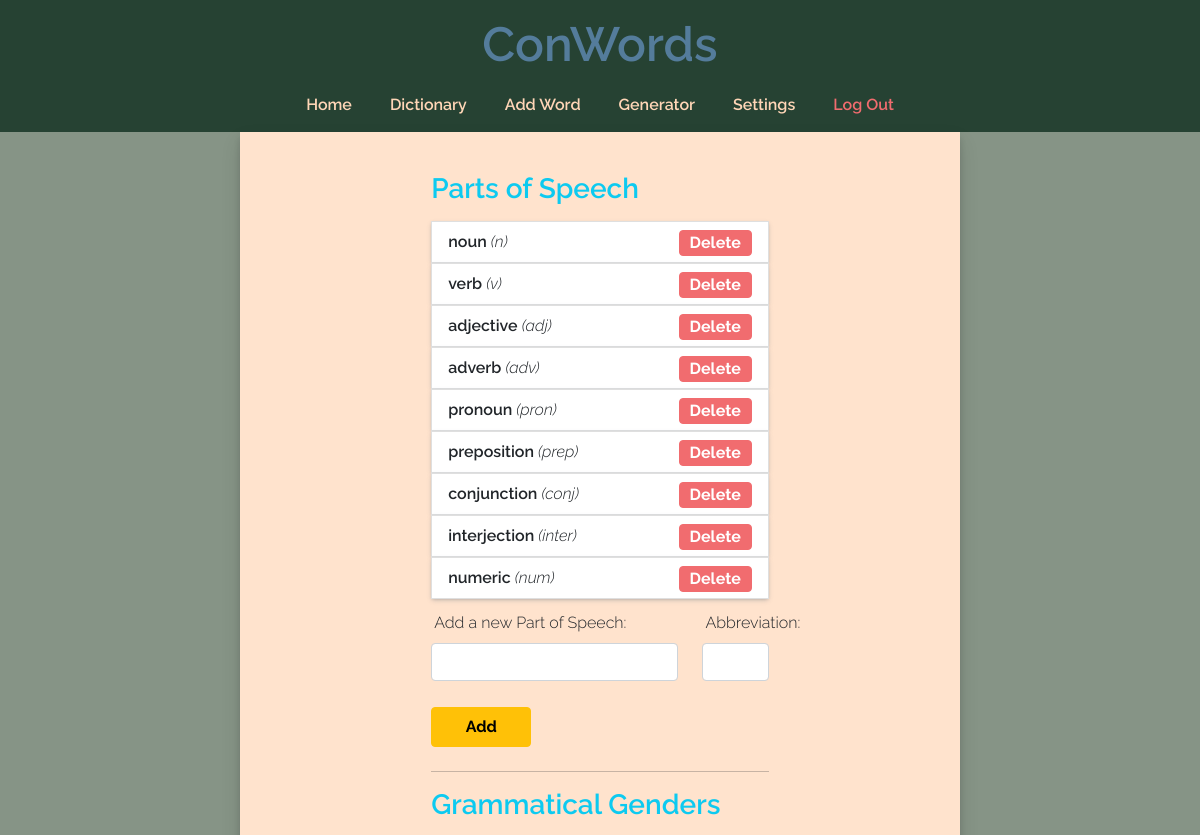
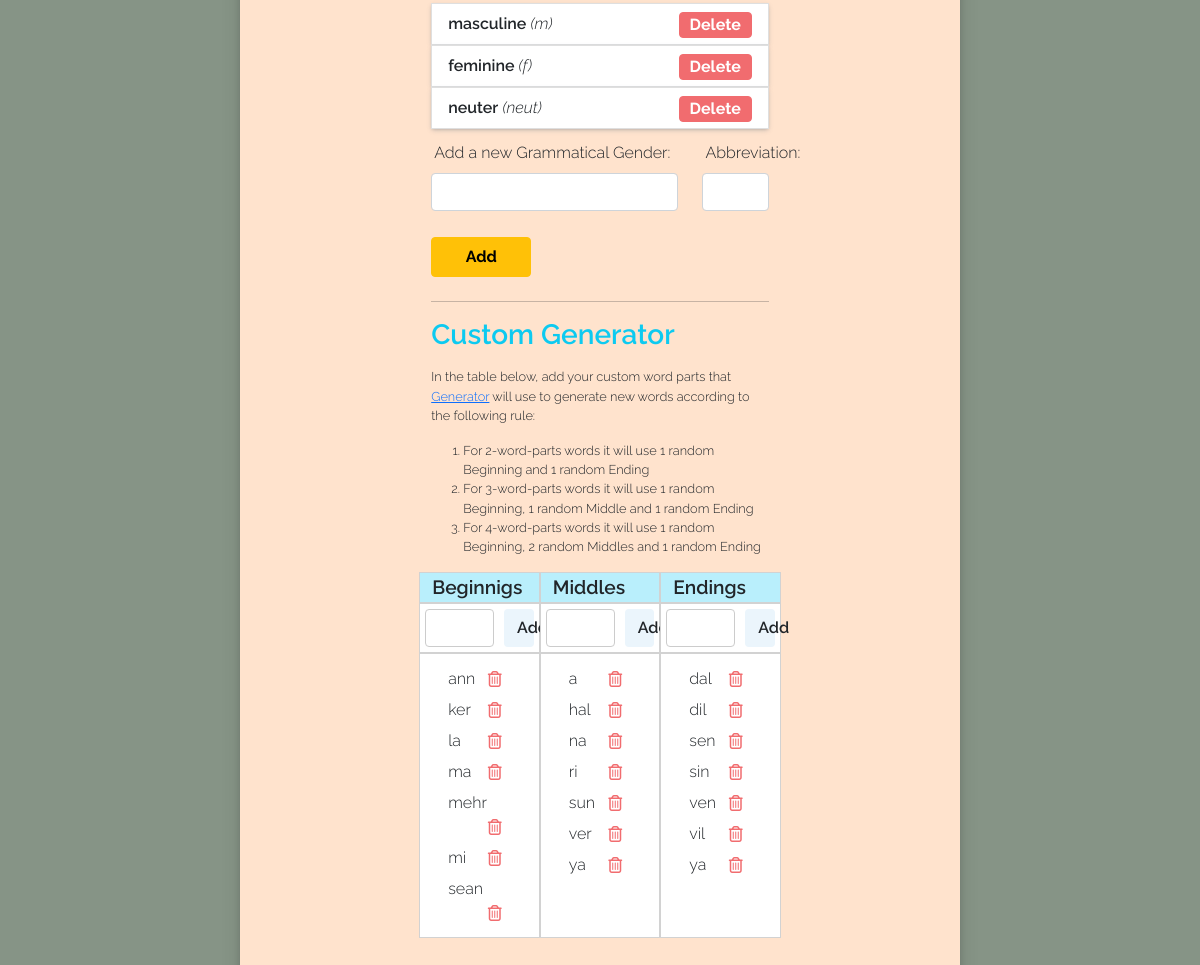
The app's page /settings (signed in) with its own data (2 pictures, top to bottom).
### tables this page shows
CREATE TABLE parts_of_speech (
id INTEGER NOT NULL PRIMARY KEY AUTOINCREMENT,
part_of_speech TEXT NOT NULL,
abbreviation TEXT,
user_id INTEGER NOT NULL,
FOREIGN KEY(user_id) REFERENCES users(id)
);

CREATE TABLE grammatical_genders (
id INTEGER NOT NULL PRIMARY KEY AUTOINCREMENT,
grammatical_gender TEXT NOT NULL,
abbreviation TEXT,
user_id INTEGER NOT NULL,
FOREIGN KEY(user_id) REFERENCES users(id)
);

CREATE TABLE user_word_parts (
user_id INTEGER NOT NULL,
position_id INTEGER NOT NULL,
word_part TEXT NOT NULL,
FOREIGN KEY(user_id) REFERENCES users(id),
FOREIGN KEY(position_id) REFERENCES positions(id)
);

### app.py (the view, shortened to what this page needs)
@app.route("/settings", methods=["GET", "POST"])
@login_required
def settings():
    db = get_db()
    pos_list_empty = 0
    gram_list_empty = 0
    pos_list = db.execute("SELECT part_of_speech, abbreviation FROM parts_of_speech WHERE user_id = ?;", (session["user_id"],)).fetchall()
    gram_gender_list = db.execute("SELECT grammatical_gender, abbreviation FROM grammatical_genders WHERE user_id = ?;", (session["user_id"], )).fetchall()
    if len(pos_list) == 0:
        pos_list_empty = 1
        pos_placeholder = "Parts of Speech have not been defined yet"
    else:
        pos_list_empty = 0
        pos_placeholder = ""
    if len(gram_gender_list) == 0:
        gram_list_empty = 1
        gram_placeholder = "Grammatical Genders have not been defined yet"
    else:
        gram_list_empty = 0
        gram_placeholder = ""
    beginnings_empty = 0
    middles_empty = 0
    endings_empty = 0
    beginnings = db.execute("SELECT word_part FROM user_word_parts WHERE position_id = ? AND user_id = ? ORDER BY word_part;", (1, session["user_id"],)).fetchall()
    beginnings_length = len(beginnings)
    middles = db.execute("SELECT word_part FROM user_word_parts WHERE position_id = ? AND user_id = ? ORDER BY word_part;", (2, session["user_id"],)).fetchall()
    middles_length = len(middles)
    endings = db.execute("SELECT word_part FROM user_word_parts WHERE position_id = ? AND user_id = ? ORDER BY word_part;", (3, session["user_id"],)).fetchall()
    endings_length = len(endings)
    db.close()
    return render_template("settings.html", pos_list=pos_list, gram_gender_list=gram_gender_list, pos_placeholder=pos_placeholder, gram_placeholder=gram_placeholder, pos_list_empty=pos_list_empty, gram_list_empty=gram_list_empty, beginnings=beginnings, middles=middles, endings=endings, beginnings_length=beginnings_length, middles_length=middles_length, endings_length=endings_length)

### app.py (called while the page is built)
@app.after_request
def after_request(response):
    response.headers["Cache-Control"] = "no-cache, no-store, must-revalidate"
    response.headers["Expires"] = 0
    response.headers["Pragma"] = "no-cache"
    return response

### helpers.py (called while the page is built)
def get_db():
    connection = sqlite3.connect("conlang.db")
    return connection

def login_required(f):
    @wraps(f)
    def decorated_function(*args, **kwargs):
        if session.get("user_id") is None:
            return redirect("/login")
        return f(*args, **kwargs)
    return decorated_function

### templates/settings.html (shortened to what this page needs)
{% extends "layout.html" %}
{% block main %}
<div class="maininfo">
    <h3 class="text-info mb-3"><b>Parts of Speech</b></h3>
    <ul class="list-group">
        {% if pos_list_empty == 1 %}
        <li class="list-group-item error">{{ pos_placeholder }}</li>
        {% else %}
            {% for part_of_speech in pos_list %}
                <form action="/settings" method="post">
                    <li class="list-group-item list-item-tag"><b>{{ part_of_speech[0] }}</b> <i>({{ part_of_speech[1] }})</i>
                        <div class="right">
                            <button type="submit" class="btn btn-danger btn-list delete">Delete</button>
                        </div>
                    </li>
                </form>
            {% endfor %}
        {% endif %}
    </ul>
    <form action="/settings" method="post">
        <div class="mb-3 containter">
            <div class="row">
                <div class="col-9">
                    <label for="inputPartOfSpeech" class="form-label">Add a new Part of Speech:</label>
                </div>
                <div class="col-3">
                    <label for="inputPOSAbbreviation" class="form-label">Abbreviation:</label>
                </div>
            </div>
            <div class="row">
                <div class="col-9">
                    <input id="inputPartOfSpeech" name="partOfSpeech" class="form-control" required>
                </div>
                <div class="col-3">
                    <input id="inputPOSAbbreviation" name="partOfSpeechAbbreviation" class="form-control mb-3" required>
                </div>
            </div>
            <div class="add-btn-div">
                <button class="btn btn-warning mb-2 add-btn-settings" type="submit">Add</button>
            </div>
        </div>
    </form>
    <hr>
    <h3 class="text-info mb-3"><b>Grammatical Genders</b></h3>
    <ul class="list-group">
        {% if gram_list_empty == 1 %}
        <li class="list-group-item error">{{ gram_placeholder }}</li>
        {% else %}
            {% for gram_gender in gram_gender_list %}
                <form action="/settings" method="post">
                    <li class="list-group-item list-item-tag"><b>{{ gram_gender[0] }}</b> <i>({{ gram_gender[1] }})</i>
                        <div class="right">
                            <button type="submit" class="btn btn-danger btn-list delete">Delete</button>
                        </div>
                    </li>
                </form>
            {% endfor %}
        {% endif %}
    </ul>
    <form action="/settings" method="post">
        <div class="mb-3 containter">
            <div class="row">
                <div class="col-9">
                    <label for="inputGrammaticalGender" class="form-label">Add a new Grammatical Gender:</label>
                </div>
                <div class="col-3">
                    <label for="inputGramAbbreviation" class="form-label">Abbreviation:</label>
                </div>
            </div>
            <div class="row">
                <div class="col-9">
                    <input id="inputGrammaticalGender" name="gramGender" class="form-control" required>
                </div>
                <div class="col-3">
                    <input id="inputGramAbbreviation" name="gramGenderAbbreviation" class="form-control mb-3" required>
                </div>
            </div>
            <div class="add-btn-div">
                <button class="btn btn-warning mb-2 add-btn-settings" type="submit">Add</button>
            </div>
        </div>
    </form>
    <hr>
    <h3 class="text-info mb-3"><b>Custom Generator</b></h3>
    <p class="info-small">In the table below, add your custom word parts that <a href="/word-generator">Generator</a> will use to generate new words according to the following rule:
        <ol>
            <li class="info-small">For 2-word-parts words it will use 1 random Beginning and 1 random Ending</li>
            <li class="info-small">For 3-word-parts words it will use 1 random Beginning, 1 random Middle and 1 random Ending</li>
            <li class="info-small">For 4-word-parts words it will use 1 random Beginning, 2 random Middles and 1 random Ending</li>
        </ol>
    </p>
        <div class="containter">
            <div class="row">
                <div class="col my-gen-settings my-gen-header">
                    <b>Beginnigs</b>
                </div>
                <div class="col my-gen-settings my-gen-header">
                    <b>Middles</b>
                </div>
                <div class="col my-gen-settings my-gen-header">
                    <b>Endings</b>
                </div>
            </div>
            <div class="row">
                <div class="col my-gen-settings my-gen-settings-input">
                    <form action="/settings" method="post" class="d-flex">
                        <input class="gen-set-input form-control" name="beginning" autocomplete="off">
                        <button class="gen-set-btn btn right" type="submit"><b>Add</b></button>
                    </form>
                </div>
                <div class="col my-gen-settings my-gen-settings-input">
                    <form action="/settings" method="post" class="d-flex">
                        <input class="gen-set-input form-control" name="middle" autocomplete="off">
                        <button class="gen-set-btn btn right" type="submit"><b>Add</b></button>
                    </form>
                </div>
                <div class="col my-gen-settings my-gen-settings-input">
                    <form action="/settings" method="post" class="d-flex">
                        <input class="gen-set-input form-control" name="ending" autocomplete="off">
                        <button class="gen-set-btn btn right" type="submit"><b>Add</b></button>
                    </form>
                </div>
            </div>
            <div class="row">
                <div class="col my-gen-settings">
                    <ul class="list-group wp-list">
                        {% if beginnings_length == 0 %}
                        <li class="list-group error wordpart">Add something...</li>
                        {% else %}
                            {% for beginning in beginnings %}
                            <form action="/settings" method="post">
                                <li class="list-group-item wordpart">{{ beginning[0] }}
                                    <div class="right">
                                        <button type="submit" class="btn delete-word-part-btn"><i class="fa-regular fa-trash-can"></i></button>
                                    </div>
                                </li>
                            </form>
                            {% endfor %}
                        {% endif %}
                    </ul>
                </div>
                <div class="col my-gen-settings">
                    <ul class="list-group wp-list">
                        {% if middles_length == 0 %}
                        <li class="list-group error wordpart">Add something...</li>
                        {% else %}
                            {% for middle in middles %}
                            <form action="/settings" method="post">
                                <li class="list-group-item wordpart">{{ middle[0] }}
                                    <div class="right">
                                        <button type="submit" class="btn delete-word-part-btn"><i class="fa-regular fa-trash-can"></i></button>
                                    </div>
                                </li>
                            </form>
                            {% endfor %}
                        {% endif %}
                    </ul>
                </div>
                <div class="col my-gen-settings">
                    <ul class="list-group wp-list">
                        {% if endings_length == 0 %}
                        <li class="list-group error wordpart">Add something...</li>
                        {% else %}
                            {% for ending in endings %}
                            <form action="/settings" method="post">
                                <li class="list-group-item wordpart">{{ ending[0] }}
                                    <div class="right">
                                        <button type="submit" class="btn delete-word-part-btn"><i class="fa-regular fa-trash-can"></i></button>
                                    </div>
                                </li>
                            </form>
                            {% endfor %}
                        {% endif %}
                    </ul>
                </div>
            </div>
        </div>
</div>
{% endblock main %}

### static/styles.css (style rules this page uses)
* { margin: 0; padding: 0; box-sizing: border-box; }
body { font-family: 'Raleway', -apple-system, system-ui, BlinkMacSystemFont, "Segoe UI", Roboto, "Helvetica Neue", Arial, sans-serif; font-weight: 300; background-color: #869486; }
b { font-weight: 600; }
label { margin: 12px 0px 3px 3px; }
.add-btn-settings { margin-top: 10px; padding-top: 7px; padding-bottom: 7px; width: 100px; font-weight: bold; }
.maininfo { height: 100%; padding: 40px 40px 50px 40px; width: 60%; margin-left: auto; margin-right: auto; }
.right { float: right; }
.btn-list { padding: 0px 10px; font-weight: bold; }
.delete { background-color: #f16c6f; border: 1px solid #f16c6f; }
.list-item-tag { box-shadow: rgba(38, 75, 109, 0.25) 0px 2px 5px -1px, rgba(0, 0, 0, 0.139) 0px 1px 3px -1px; }
.my-gen-settings { background-color: #fff; border: 1px solid #d2d2d2; }
.my-gen-settings-input { padding: 0; }
.gen-set-input { width: 65%; margin: 5px; max-height: 100%; border: 1px solid #cccccc; border-radius: 4px; padding-left: 7px; }
.gen-set-btn { width: 25%; margin: 5px; background-color: #ebf5fc; }
.my-gen-header { background-color: #b9effc; }
.my-gen-header b { font-size: larger; }
.info-small { font-size: 0.8rem; }
.wordpart { border: none; margin-top: 3px; margin-bottom: 0px; padding-bottom: 2px; padding-top: 2px; }
.fa-trash-can { color: #f16c6f; }
.delete-word-part-btn { margin: 0; padding: 0; width: 2rem; }
.wp-list { margin-top: 8px; margin-bottom: 10px; }

### records on screen
parts_of_speech: part_of_speech "noun", abbreviation "n"
parts_of_speech: part_of_speech "verb", abbreviation "v"
parts_of_speech: part_of_speech "adjective", abbreviation "adj"
parts_of_speech: part_of_speech "adverb", abbreviation "adv"
parts_of_speech: part_of_speech "pronoun", abbreviation "pron"
parts_of_speech: part_of_speech "preposition", abbreviation "prep"
parts_of_speech: part_of_speech "conjunction", abbreviation "conj"
parts_of_speech: part_of_speech "interjection", abbreviation "inter"
parts_of_speech: part_of_speech "numeric", abbreviation "num"
grammatical_genders: grammatical_gender "masculine", abbreviation "m"
grammatical_genders: grammatical_gender "feminine", abbreviation "f"
grammatical_genders: grammatical_gender "neuter", abbreviation "neut"
user_word_parts: word_part "ann"
user_word_parts: word_part "ker"
user_word_parts: word_part "la"
user_word_parts: word_part "ma"
user_word_parts: word_part "mehr"
user_word_parts: word_part "mi"
user_word_parts: word_part "sean"
user_word_parts: word_part "a"
user_word_parts: word_part "hal"
user_word_parts: word_part "na"
user_word_parts: word_part "ri"
user_word_parts: word_part "sun"
user_word_parts: word_part "ver"
user_word_parts: word_part "ya"
user_word_parts: word_part "dal"
user_word_parts: word_part "dil"
user_word_parts: word_part "sen"
user_word_parts: word_part "sin"
user_word_parts: word_part "ven"
user_word_parts: word_part "vil"
user_word_parts: word_part "ya"
